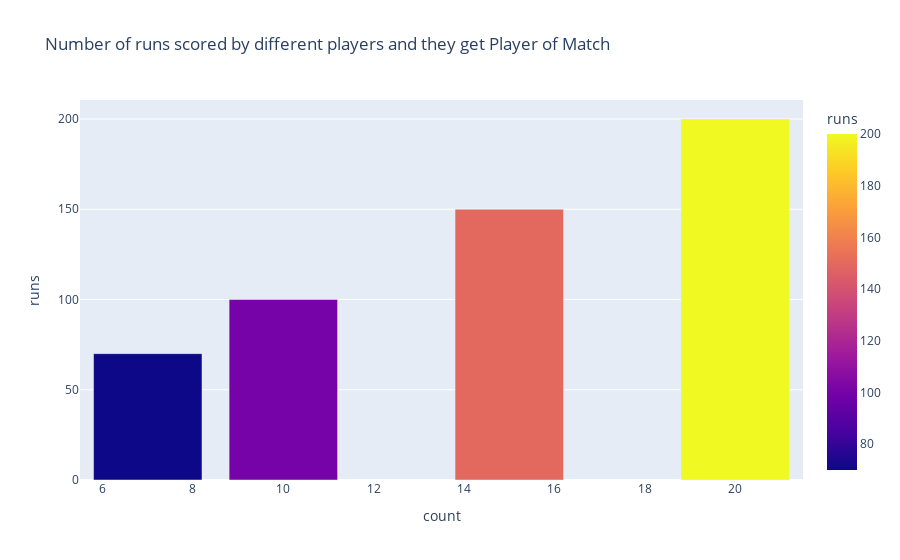

Notebook cell for this chart:
### Code cell
import plotly.express as px
import pandas as pd

# Example DataFrame (replace final_df with your actual DataFrame)
final_df = pd.DataFrame({
    'count': [10, 15, 7, 20],
    'runs': [100, 150, 70, 200],
    'player': ['Player A', 'Player B', 'Player C', 'Player D']
})

# Create a bar plot
fig = px.bar(final_df, x='count', y='runs', title='Number of runs scored by different players and they get Player of Match', hover_name='player', color='runs')

# Show the plot
fig.show()

### Figure 1 — Plotly figure (JSON) as saved in the notebook; plotly's stock layout.template omitted (floating-point values rounded to 4 significant figures)
{"data": [{"alignmentgroup": "True", "hovertemplate": "<b>%{hovertext}</b><br><br>count=%{x}<br>runs=%{marker.color}<extra></extra>", "hovertext": ["Player A", "Player B", "Player C", "Player D"], "legendgroup": "", "marker": {"color": [100, 150, 70, 200], "coloraxis": "coloraxis", "pattern": {"shape": ""}}, "name": "", "offsetgroup": "", "orientation": "v", "showlegend": false, "textposition": "auto", "type": "bar", "x": [10, 15, 7, 20], "xaxis": "x", "y": [100, 150, 70, 200], "yaxis": "y"}], "layout": {"barmode": "relative", "coloraxis": {"colorbar": {"title": {"text": "runs"}}, "colorscale": [[0, "#0d0887"], [0.1111, "#46039f"], [0.2222, "#7201a8"], [0.3333, "#9c179e"], [0.4444, "#bd3786"], [0.5556, "#d8576b"], [0.6667, "#ed7953"], [0.7778, "#fb9f3a"], [0.8889, "#fdca26"], [1, "#f0f921"]]}, "legend": {"tracegroupgap": 0}, "title": {"text": "Number of runs scored by different players and they get Player of Match"}, "xaxis": {"anchor": "y", "domain": [0, 1], "title": {"text": "count"}}, "yaxis": {"anchor": "x", "domain": [0, 1], "title": {"text": "runs"}}}}
